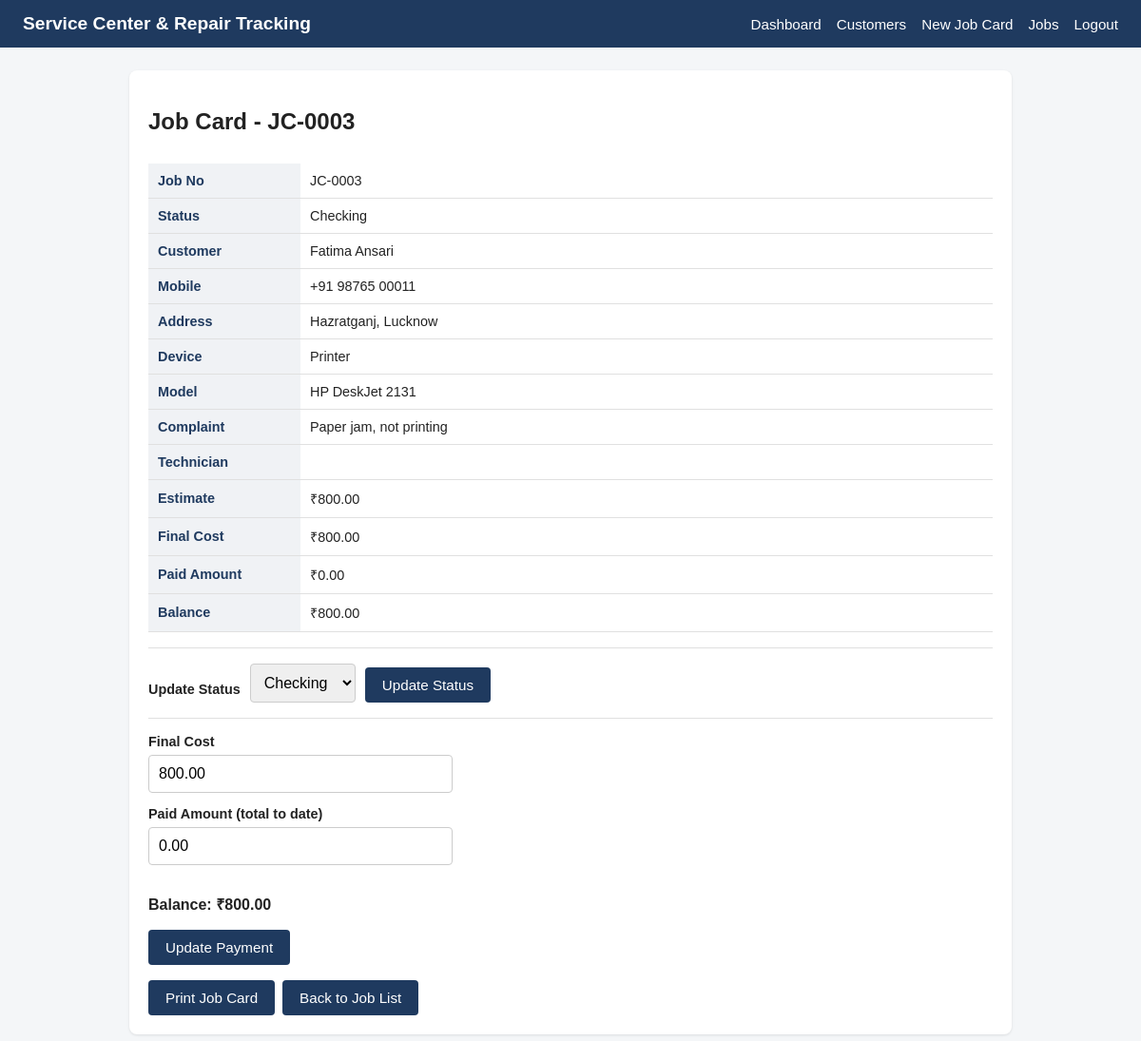
The page /job_details.php?id=3 (signed in) on the database its author committed.
### tables this page shows
CREATE TABLE IF NOT EXISTS jobs (
    id INT AUTO_INCREMENT PRIMARY KEY,
    job_no VARCHAR(20) NOT NULL UNIQUE,
    customer_id INT NOT NULL,
    device_name VARCHAR(100) NOT NULL,
    model VARCHAR(100) NULL,
    complaint TEXT NULL,
    technician VARCHAR(100) NULL,
    estimate DECIMAL(10,2) NOT NULL DEFAULT 0,
    final_cost DECIMAL(10,2) NOT NULL DEFAULT 0,
    paid_amount DECIMAL(10,2) NOT NULL DEFAULT 0,
    status ENUM('Received','Checking','Repairing','Ready','Delivered') NOT NULL DEFAULT 'Received',
    CONSTRAINT fk_jobs_customer FOREIGN KEY (customer_id) REFERENCES customers(id)
);

CREATE TABLE IF NOT EXISTS customers (
    id INT AUTO_INCREMENT PRIMARY KEY,
    name VARCHAR(100) NOT NULL,
    mobile VARCHAR(20) NOT NULL,
    address VARCHAR(255) NULL
);

### job_details.php (the view, shortened to what this page needs)
<?php
require 'config/db.php';
$jobId = isset($_GET['id']) ? (int) $_GET['id'] : 0;
$statuses = ['Received', 'Checking', 'Repairing', 'Ready', 'Delivered'];
$paymentErrors = [];
$job   = null;
$error = '';
if ($jobId > 0) {
    $stmt = $pdo->prepare(
        'SELECT j.id, j.job_no, j.device_name, j.model, j.complaint, j.technician,
                j.estimate, j.final_cost, j.paid_amount, j.status,
                c.name AS customer_name, c.mobile AS customer_mobile, c.address AS customer_address
         FROM jobs j
         JOIN customers c ON c.id = j.customer_id
         WHERE j.id = ?'
    );
    $stmt->execute([$jobId]);
    $job = $stmt->fetch();
}
$balance = $job ? ($job['final_cost'] - $job['paid_amount']) : 0;
$finalValue = (!empty($paymentErrors) && $job) ? ($_POST['final_cost'] ?? '')  : ($job['final_cost'] ?? '');
$paidValue  = (!empty($paymentErrors) && $job) ? ($_POST['paid_amount'] ?? '') : ($job['paid_amount'] ?? '');
require 'includes/header.php';
?>
<div class="card">
    <?php if ($error): ?>
        <div class="error"><?= htmlspecialchars($error) ?></div>
        <a href="jobs.php" class="btn">Back to Job List</a>
    <?php else: ?>
        <h2>Job Card - <?= htmlspecialchars($job['job_no']) ?></h2>
        <div class="table-wrap">
        <table class="data-table detail-table">
            <tbody>
                <tr><th>Job No</th><td><?= htmlspecialchars($job['job_no']) ?></td></tr>
                <tr><th>Status</th><td><?= htmlspecialchars($job['status']) ?></td></tr>
                <tr><th>Customer</th><td><?= htmlspecialchars($job['customer_name']) ?></td></tr>
                <tr><th>Mobile</th><td><?= htmlspecialchars($job['customer_mobile']) ?></td></tr>
                <tr><th>Address</th><td><?= htmlspecialchars($job['customer_address'] ?? '') ?></td></tr>
                <tr><th>Device</th><td><?= htmlspecialchars($job['device_name']) ?></td></tr>
                <tr><th>Model</th><td><?= htmlspecialchars($job['model'] ?? '') ?></td></tr>
                <tr><th>Complaint</th><td><?= nl2br(htmlspecialchars($job['complaint'] ?? '')) ?></td></tr>
                <tr><th>Technician</th><td><?= htmlspecialchars($job['technician'] ?? '') ?></td></tr>
                <tr><th>Estimate</th><td>&#8377;<?= number_format((float) $job['estimate'], 2) ?></td></tr>
                <tr><th>Final Cost</th><td>&#8377;<?= number_format((float) $job['final_cost'], 2) ?></td></tr>
                <tr><th>Paid Amount</th><td>&#8377;<?= number_format((float) $job['paid_amount'], 2) ?></td></tr>
                <tr><th>Balance</th><td>&#8377;<?= number_format((float) $balance, 2) ?></td></tr>
            </tbody>
        </table>
        </div>
        <form method="post" action="job_details.php?id=<?= (int) $jobId ?>" id="statusForm" class="status-form">
            <label for="statusSelect">Update Status</label>
            <select name="status" id="statusSelect">
                <?php foreach ($statuses as $s): ?>
                    <option value="<?= htmlspecialchars($s) ?>" <?= $s === $job['status'] ? 'selected' : '' ?>><?= htmlspecialchars($s) ?></option>
                <?php endforeach; ?>
            </select>
            <button type="submit">Update Status</button>
        </form>
        <form method="post" action="job_details.php?id=<?= (int) $jobId ?>" id="paymentForm" class="payment-form">
            <label for="final_cost">Final Cost</label>
            <input type="number" step="0.01" min="0" name="final_cost" id="final_cost"
                   value="<?= htmlspecialchars((string) $finalValue) ?>" required>
            <label for="paid_amount">Paid Amount (total to date)</label>
            <input type="number" step="0.01" min="0" name="paid_amount" id="paid_amount"
                   value="<?= htmlspecialchars((string) $paidValue) ?>" required>
            <p><strong>Balance: &#8377;<span id="balanceDisplay"><?= number_format((float) $balance, 2) ?></span></strong></p>
            <button type="submit">Update Payment</button>
        </form>
        <div class="btn-row">
            <a href="print_job.php?id=<?= (int) $jobId ?>" class="btn" target="_blank">Print Job Card</a>
            <a href="jobs.php" class="btn">Back to Job List</a>
        </div>
    <?php endif; ?>
</div>
<?php require 'includes/footer.php'; ?>

### assets/css/style.css (style rules this page uses)
* { box-sizing: border-box; }
body { margin: 0; font-family: Arial, Helvetica, sans-serif; background: #f4f6f8; color: #222; }
.card { background: #fff; border-radius: 8px; padding: 20px; box-shadow: 0 1px 3px rgba(0,0,0,0.1); margin-bottom: 20px; }
label { display: block; margin-bottom: 6px; font-weight: bold; font-size: 0.9rem; }
input[type="text"], input[type="password"], input[type="number"], select, textarea { width: 100%; padding: 10px; margin-bottom: 14px; border: 1px solid #ccc; border-radius: 4px; font-size: 1rem; }
button, .btn { background: #1f3a5f; color: #fff; border: none; padding: 10px 18px; border-radius: 4px; cursor: pointer; font-size: 0.95rem; text-decoration: none; display: inline-block; }
.data-table { width: 100%; border-collapse: collapse; margin-top: 10px; }
.data-table th, .data-table td { text-align: left; padding: 10px; border-bottom: 1px solid #e0e0e0; font-size: 0.9rem; }
.data-table th { background: #f0f2f5; color: #1f3a5f; }
.data-table td { vertical-align: top; overflow-wrap: break-word; }
.table-wrap { overflow-x: auto; -webkit-overflow-scrolling: touch; }
.detail-table { table-layout: fixed; }
.detail-table th { width: 160px; }
.detail-table td { overflow-wrap: anywhere; }
.status-form { display: flex; align-items: flex-end; gap: 10px; margin-top: 16px; padding-top: 16px; border-top: 1px solid #e0e0e0; }
.status-form label { margin-bottom: 6px; }
.status-form select { width: auto; margin-bottom: 0; }
.form-actions, .btn-row { display: flex; flex-wrap: wrap; gap: 8px; }
.btn-row { margin-top: 16px; }
.payment-form { margin-top: 16px; padding-top: 16px; border-top: 1px solid #e0e0e0; }
.payment-form input[type="number"] { max-width: 320px; }

### rows shown on the page
jobs: job_no "JC-0003", status "Checking", customer.name "Fatima Ansari", customer.mobile "+91 98765 00011", customer.address "Hazratganj, Lucknow", device_name "Printer", model "HP DeskJet 2131", complaint "Paper jam, not printing", estimate "800.00", final_cost "800.00", paid_amount "0.00"
